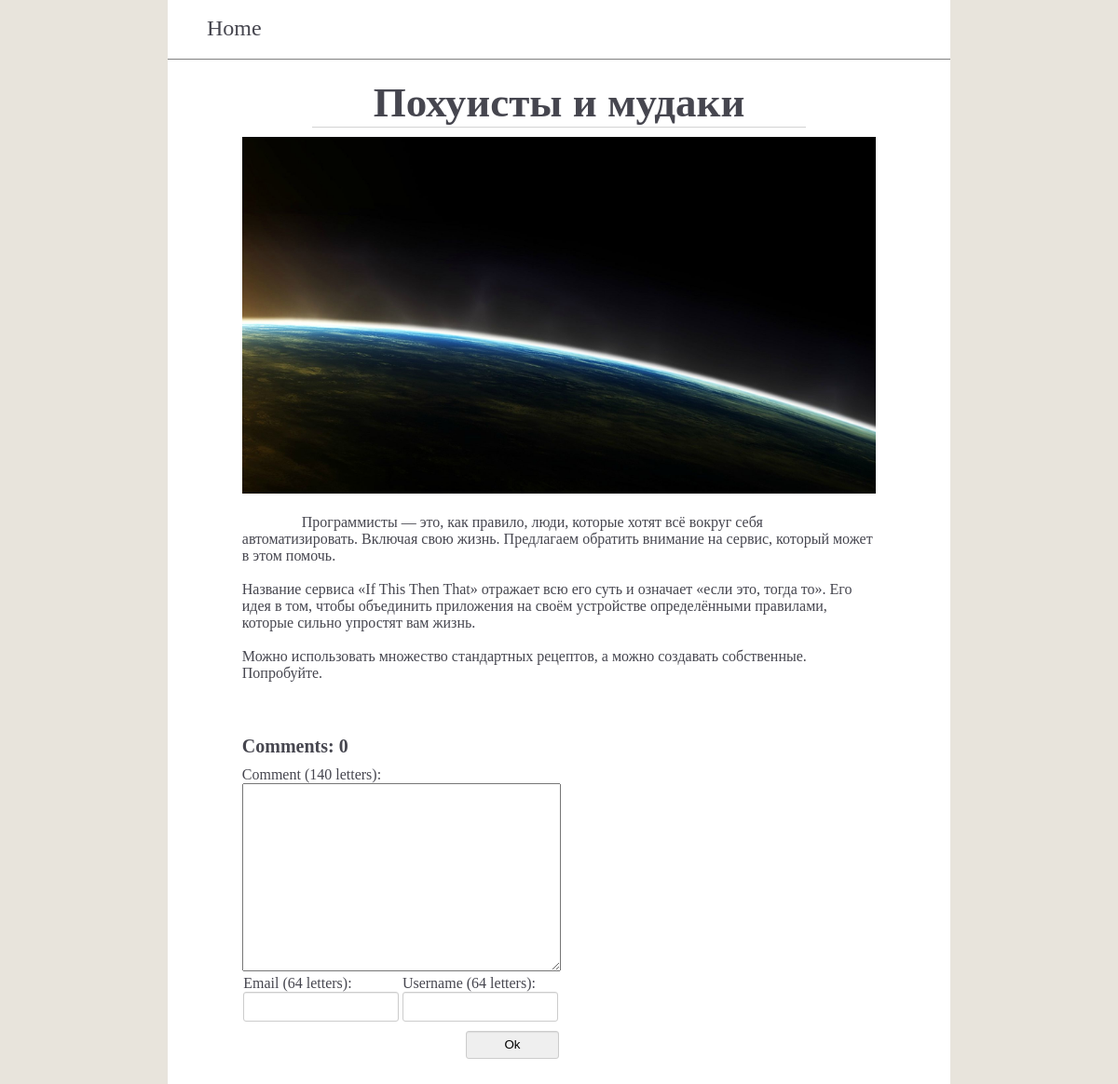
Page /reply_2_h on the committed database.
### app/models.py (models this page shows, shortened)
class Post(db.Model):
    id = db.Column(db.Integer, primary_key=True)
    user_id = db.Column(db.Integer, db.ForeignKey("user.id"))
    title = db.Column(db.String(256), index=True)
    body = db.Column(db.String(10000))
    comment = db.relationship("Comment", backref="post", lazy="dynamic")

### app/views.py (the view)
@app.route("/reply_<post_id>_<accost>")
def reply(post_id, accost):
    form = AddCommentForm()
    answer = True
    post = Post.query.filter_by(id=post_id).first_or_404()
    comments = Comment.query.filter_by(post=post).all()
    answers = []
    return render_template("index/post.html", post=post, form=form, comments=comments, answer=answer, answers=answers, accost=accost)

### app/forms.py
class AddCommentForm(FlaskForm):
    author = StringField("Username", validators=[DataRequired()])
    email = StringField("Email", validators=[DataRequired(), Email()])
    body = TextAreaField("Comment", validators=[DataRequired()])
    submit = SubmitField("Submit")

### app/templates/index/post.html (shortened to what this page needs)
{% extends "base.html" %}
{% block css  %}
    <link rel="stylesheet" type="text/css" href="{{ url_for("static", filename="css/index/index.css") }}">
    <link rel="stylesheet" type="text/css" href="{{ url_for("static", filename="css/index/post.css") }}">
{% endblock %}
{% block content %}
    <div class="post_wrapper">
        <div class="post">
            <div class="title">
                <h2>{{ post.title }}</h2>
            </div>
            <img src="/static/img/{{ post.id }}/img.jpeg">
            <div class="body">
                {{ post.body }}
            </div>
            <div class="comments_wrapper">
                <div class="label">
                    Comments: {{ comments|length }}
                </div>
            </div>
            <div class="add_comments">
                <form method="POST">
                    <div class="text_area_field">
                        Comment (140 letters): <br>
                        {% if answer %}
                            {{ form.body(value="[" + accost + "]")}}
                        {% else %}
                            {{ form.body(value="хуй") }}<br>
                        {% endif %}
                    </div>
                    <div class="contact_info">
                        <div class="email">
                            Email (64 letters):<br>
                            {{ form.email() }}
                        </div>
                        <div class="author">
                            Username (64 letters):<br>
                            {{ form.author() }}
                        </div>
                    </div>
                    <div class="button">
                        {{ form.submit(value="Ok") }}
                    </div>
                </form>
            </div>
        </div>
    </div>
{% endblock %}

### app/static/css/base.css (style rules this page uses)
* { padding: 0; margin: 0; }
body { background: #E8E4DC; color: #46464F; }
input { border: 1px solid #cccccc; -webkit-border-radius: 3px; -moz-border-radius: 3px; border-radius: 3px; -webkit-box-shadow: inset 0 1px 1px rgba(0, 0, 0, 0.075); -moz-box-shadow: inset 0 1px 1px rgba(0, 0, 0, 0.075); box-shadow: inset 0 1px 1px rgba(0, 0, 0, 0.075); -webkit-transition: border linear 0.2s, box-shadow linear 0.2s; -moz-transition: border linear 0.2s, box-shadow linear 0.2s; -ms-transition: border linear 0.2s, box-shadow linear 0.2s; -o-transition: border linear 0.2s, box-shadow linear 0.2s; transition: border linear 0.2s, box-shadow linear 0.2s; height: 30px; }

### app/static/css/index/index.css (style rules this page uses)
img { max-width: 90%; max-height: : 100px; min-height: 150px; }
.post_wrapper { width: 90%; margin-right: auto; margin-left: auto; text-align: center; }
.post { margin-bottom: 30px; font-size: 16px; }
.title { width: 70%; margin-right: auto; margin-left: auto; margin-bottom: 10px; font-size: 30px; font-weight: bold; border-bottom: 1px solid lightgray; }
.body { max-width: 90%; margin-right: auto; margin-left: auto; }

### app/static/css/index/post.css (style rules this page uses)
.body { text-align: left; white-space: pre-wrap; }
.add_comments, .comments_wrapper { width: 90%; margin-right: auto; margin-left: auto; }
.text_area_field { margin-top: 10px; width: 100%; text-align: left; }
.contact_info { width: 50%; }
.contact_info div { display: inline-block; }
textarea { width: 50%; height: 200px; }
.email, .author { width: 49%; text-align: left; }
input[type=text] { width: 99%; }
.comments_wrapper .label { text-align: left; font-weight: bold; font-size: 20px; margin-top: 40px; margin-bottom: 10px; }
.button { width: 50%; padding-top: 10px; text-align: right; }
.button input[type="submit"] { width: 100px; }

### rows in the picture
Post: title "Похуисты и мудаки", body "Программисты — это, как правило, люди, которые хотят всё вокруг себя автоматизировать. Включая свою жизнь. Предлагаем обратить внимание на сервис, который может в этом помочь. Название сервиса «If This Then That» отражает всю его суть и означает «если это, тогда то». Его идея в том, чтобы объединить приложения на своём устройстве определёнными правилами, которые сильно упростят вам жизнь. Можно использовать множество стандартных рецептов, а можно создавать собственные. Попробуйте."

### other values in the picture
{{ comments|length }} "0"
